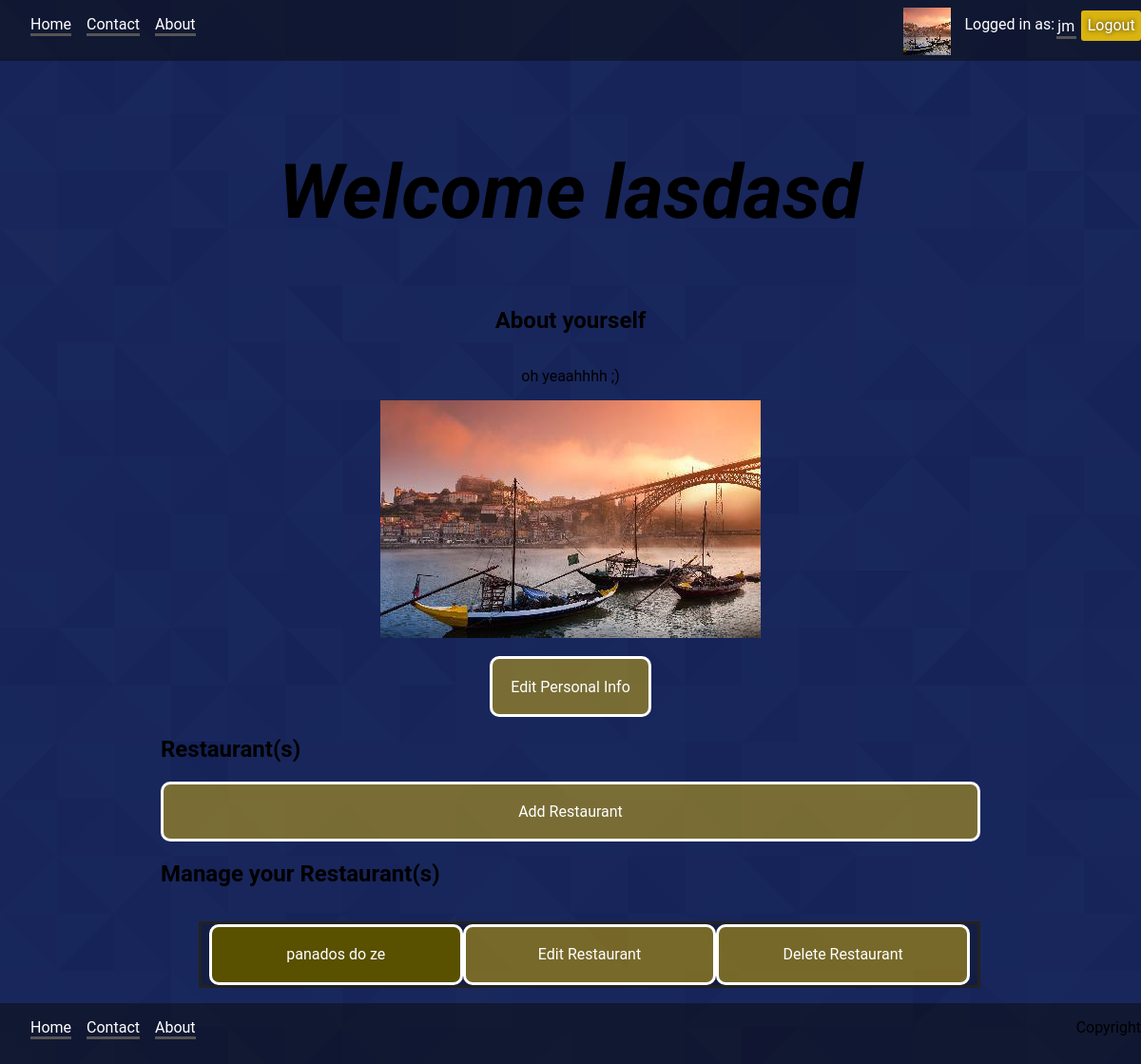
The app's page /pages/user_profile.php?username=jm (signed in), older data.
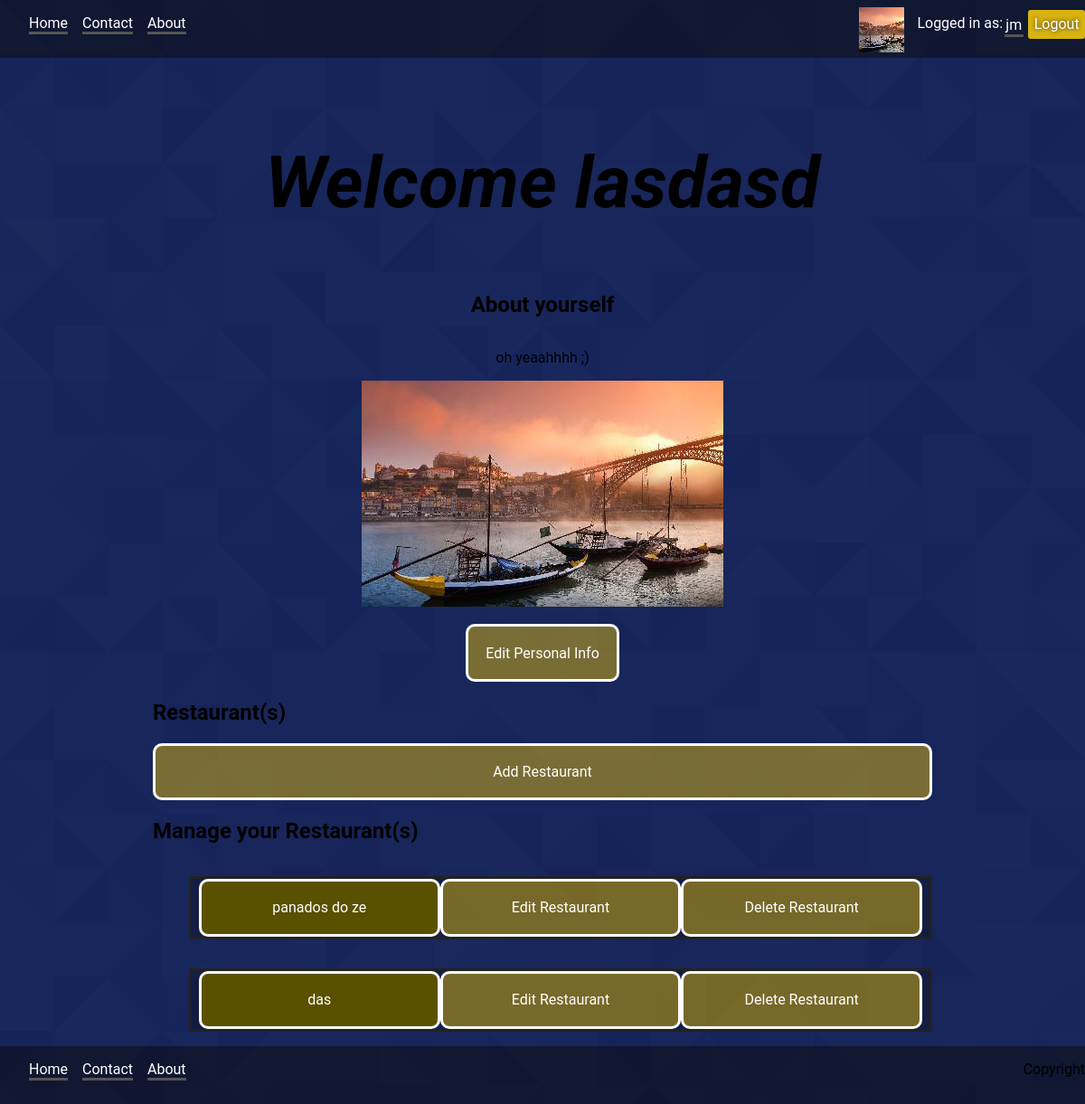
The same page, newer data.
### tables this page shows
CREATE TABLE user (nome VARCHAR, id INTEGER PRIMARY KEY AUTOINCREMENT NOT NULL, picture_id INTEGER REFERENCES picture (id) DEFAULT NULL, password VARCHAR NOT NULL, username VARCHAR NOT NULL, description VARCHAR DEFAULT ('Default description'));

CREATE TABLE restaurant (id INTEGER PRIMARY KEY AUTOINCREMENT NOT NULL, name VARCHAR NOT NULL, owner INTEGER REFERENCES user (id), description VARCHAR DEFAULT ('Description not available'), latitude DOUBLE, longitude DOUBLE);

### database/users.php (called while the page is built, shortened)
<?php
    function getUserInfo($user) {
        global $db;
        $user = strtolower($user);
        $stmt = $db->prepare('SELECT * FROM user WHERE username = :user');
        $stmt->bindParam(':user', $user, PDO::PARAM_STR);
        $stmt->execute();
        return $stmt->fetch();
    }
 ?>

### database/restaurants.php (called while the page is built, shortened)
<?php
	function getRestaurantByOwner($ownerID) {
		global $db;
		$stmt = $db->prepare(' SELECT * FROM restaurant WHERE owner = ? ');
		$stmt->execute(array($ownerID));
		return $stmt->fetchAll();
	}
?>

### pages/user_profile.php (the view, shortened to what this page needs)
<?php
    include_once('../templates/header.php');
    include_once('../database/users.php');
    include_once('../database/restaurants.php');
    $username = $_GET['username'];
    $info = getUserInfo($username);
    $owner = false;
    if($info == null){
?>
  <h3> User doesn't exist! </h3>
<?php
  include_once('../templates/footer.php');
  exit();
}else{
  if(array_key_exists("username", $info))
    if(array_key_exists("username", $_SESSION))
      $owner = $info['username'] == $_SESSION['username'];
}
?>
<div class="userInfo">
<h3>
<?php echo '<h1>' . 'Welcome ' . $info['nome'] . ' </h1>' ?>
</h3>
<h2> About yourself </h2>
<p> <?php echo $info['description'] ?> </p>
<?php
  if($info['picture_id'] != null){
    $path = "../images/medium/". $info['picture_id'] . '.jpg';
  ?>
  <img src="<?php echo $path ?>"/> </br>
<a href="../pages/edit_profile.php?id=<?php echo $_SESSION['id']?>">Edit Personal Info</a>
<?php } ?>
<div class="userRestaurants">
<h2>Restaurant(s)</h2>
<?php
if($owner){?>
<a href="../pages/manage_restaurant.php"> Add Restaurant </a>
<?php
}?>
<?php
$restaurants = getRestaurantByOwner($info['id']);
if($restaurants)
if(count($restaurants) > 0){ ?>
<h2>Manage your Restaurant(s)</h2>
<?php
foreach($restaurants as $restaurant){ ?>
    <ul>
      <li>
          <a href="../pages/show_restaurant.php?id=<?php echo $restaurant['id'] ?>" >
            <?php echo $restaurant['name'] ?>
          </a>
<?php
  if($owner){?>
      <a href="../pages/manage_restaurant.php?id=<?php echo $restaurant['id'] ?>" >
        Edit Restaurant
      </a>
      <a href="../database/action_delete_restaurant.php?id=<?php echo $restaurant['id'] ?>" >
        Delete Restaurant
      </a>
    </li>
<?php
  }?>
    </ul>
<?php
}?>
  </div>
<?php
    }
    if(isset($_SESSION['username']))
    if($username == $_SESSION['username']){
?>
</div>
<?php
    }
    include_once('../templates/footer.php');
?>

### templates/header.php (shortened to what this page needs)
<!DOCTYPE html>
<html lang="en">
    <head>
        <link rel="stylesheet" href="../css/style.css">
        <link rel="stylesheet" href="../css/flexslider.css">
        <link rel="stylesheet" href="../css/forms.css">
    </head>
    <body>
        <nav>
            <ul>
                <li><a id="home" href="../pages/home.php#home">Home</a></li>
                <li><a id="contact" href="../pages/contacts.php#contact">Contact</a></li>
                <li><a id="about" href="../pages/about.php#about">About</a></li>
                <li id="loginNav"><?php include('login.php') ?></li>
            </ul>
        </nav>

### templates/login.php (shortened to what this page needs)
<?php
    if(isset($_SESSION['username'])){
      if($_SESSION['picture_id'] != null){
        $path = "../images/icon/". $_SESSION['picture_id'] . '.jpg';
?>
<a class="usrImg" href="../pages/user_profile.php?username=<?php echo $_SESSION['username']?>"> <img src="<?php echo $path ?>"/> </a>
<?php } ?>
<label>Logged in as:<a id="loggedUser" href="../pages/user_profile.php?username=<?php echo $_SESSION['username']?>"><?php echo $_SESSION['username'] ?></a></label>
<a class="registerBtn" href="../database/action_logout.php">Logout</a>
<?php } ?>

### templates/footer.php
  <nav class="footer">
    <ul>
        <li><a id="home" href="../pages/home.php#home">Home</a></li>
        <li><a id="contact" href="../pages/contacts.php#contact">Contact</a></li>
        <li><a id="about" href="../pages/about.php#about">About</a></li>
        <li>Copyright</li>
    </ul>
  </nav>
</body>
</html>

### css/style.css (style rules this page uses)
html { background: #111; background: url("../images/footer_lodyas.png"); }
body { position: relative; margin : 0; padding : 0; border : 0; min-height: 50em; background: url("../images/footer_lodyas.png"); }
.footer { clear: both; position: absolute; bottom: -4em; left: 0; right: 0; }
nav { display: flex; justify-content: center; align-items: center; background-color: rgba(10, 10, 10, 0.5); }
nav ul { max-width: 80em; display: block; margin: 0; width: 100%; padding: 0em; }
nav li:first-child { margin-left: 1em; }
nav li:last-child { float: right; position: relative; }
nav li { float: left; vertical-align: top; display: inline-block; padding: 1em 0em; height: 2em; list-style-type: none; }
nav li label { padding: 0em; vertical-align: top; color: white; }
nav li a { color: white; text-decoration: none; margin-left: 1em; border-bottom-color: #555; border-bottom-style: solid; border-bottom-width: 0.2em; height: 2em; }
nav li .usrImg { margin: 0px; position: absolute; left: -4em; top: 0.5em; padding: 0; }
* { font-family: Roboto; }
.userRestaurants li, .restaurantList li { background: rgba(10,10,10,0.3); display: flex; justify-content: space-between; align-items: center; padding: 0.5em; width:50em; height:3em; list-style:none; border:0.2em solid #222; margin: 0; }
h1 { text-align: center; font-style: oblique; font-size:5em; }
.userInfo { display: flex; justify-content: center; flex-direction: column; align-items: center; }
.userInfo a, .userRestaurants a { text-align: center; background: rgba(217, 179, 16,0.5); border: solid; border-radius: 10px; padding: 1.2em; text-decoration: none; }
.userRestaurants li a { width: 15em; }
.userRestaurants li a:first-child { background: #595000; }
.userInfo a { color: white; }
.userRestaurants { display: flex; flex-direction: column; justify-content: center; }

### css/forms.css (style rules this page uses)
nav #loginNav { text-align: right; }
nav ul li:last-child .special, .registerBtn { vertical-align: middle; margin : auto; border: none; padding: 0.4em; background: #D9B310; color: #fff; border-radius: 3px; text-shadow: 0 0 5px #222; cursor: pointer; }
a#loggedUser { text-align: center; vertical-align: middle; padding : 0.1em; margin : 0.1em; }

Row changes from the older to the newer data that the page shows:
added restaurant: name "das"
